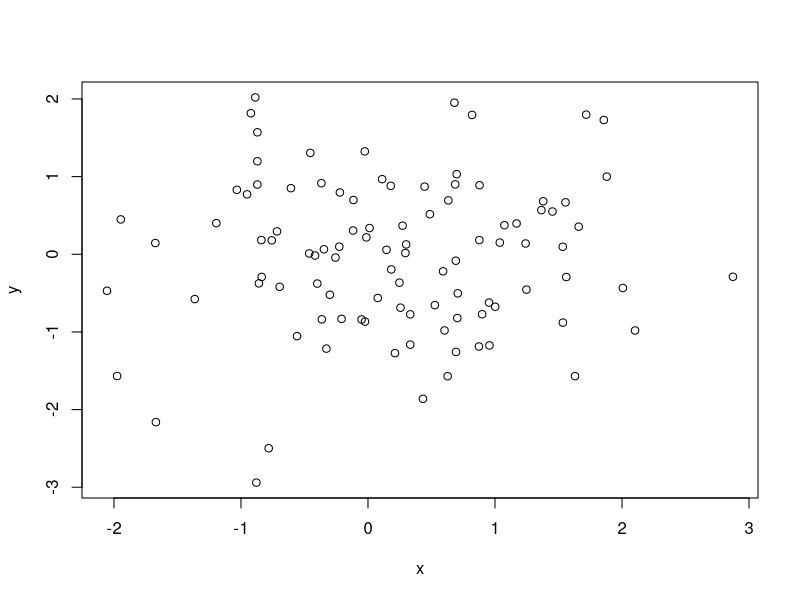
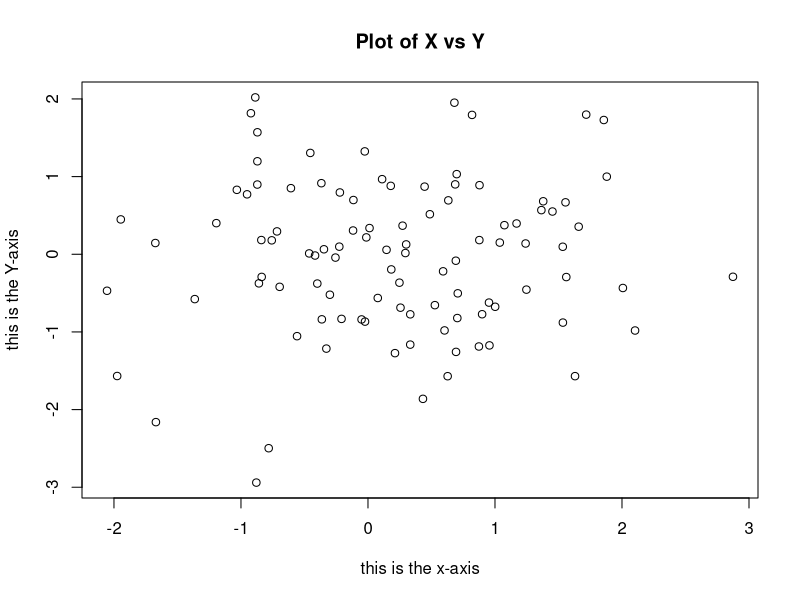
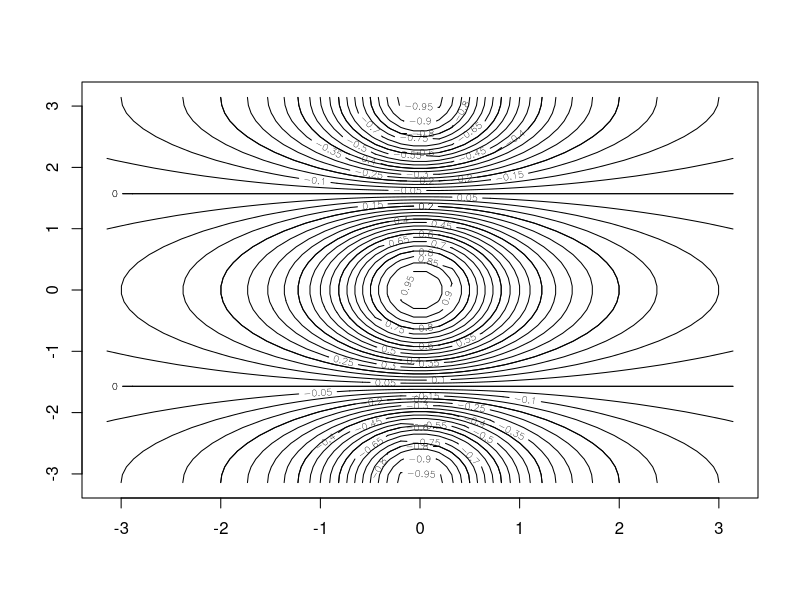
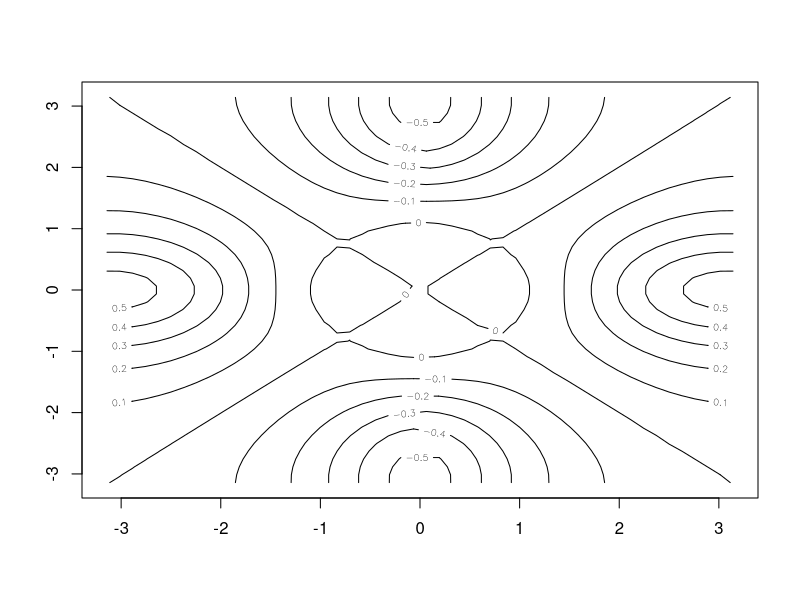
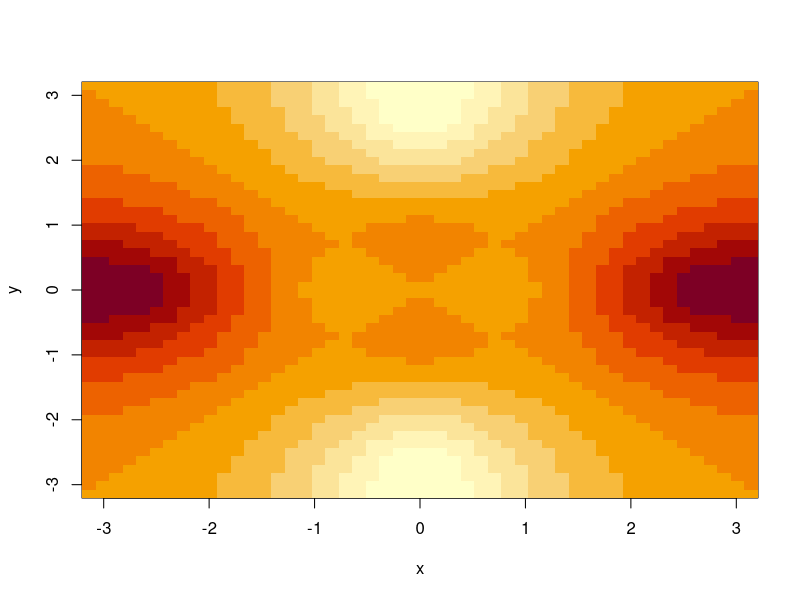
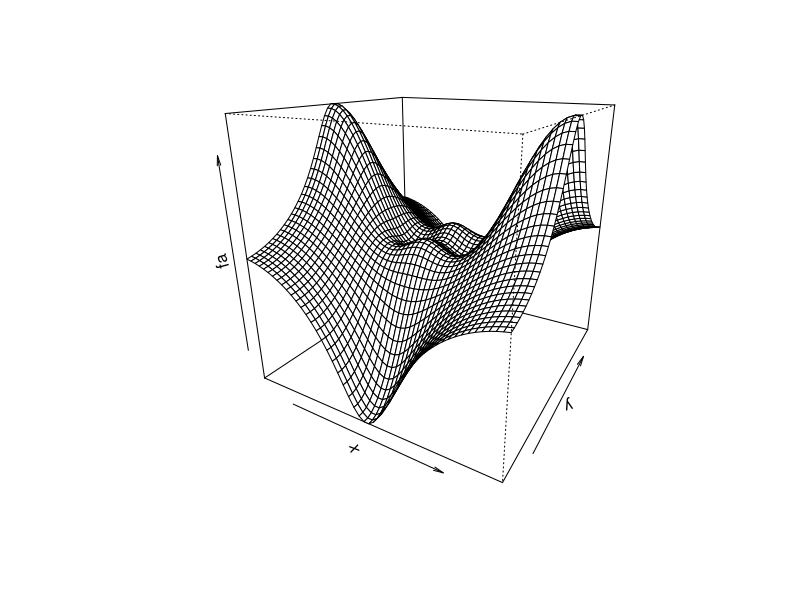
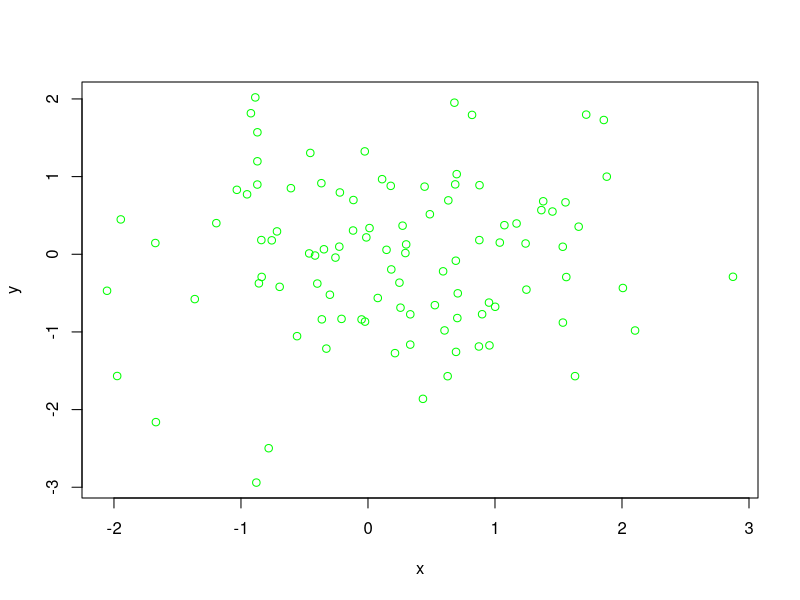

Source code (R) for these figures, in order:
# Title     : Graphics Basics
# Objective : Graphics functions
# Created by: grena
# Created on: 4/13/2020
path.expand("~\\examples")
x = rnorm(100,0,1)
y = rnorm(100,0,1)
plot(x,y)
plot(x,y,xlab="this is the x-axis", ylab = "this is the Y-axis", main="Plot of X vs Y")
pdf("Figure.pdf")
plot(x,y,col="green")
dev.off()
#we finished creating plot and can close file

x=seq(3,11)
y=3:11
#create sequence of numbers in two ways

#3-D graph
x=seq(-pi,pi,length=50)
y=x
f=outer(x,y,function(x,y)cos(y)/(1+x^2))
contour(x,y,f)
contour(x,y,f,nlevels=45,add=T)
fa = (f-t(f))/2
contour(x,y,fa,nlevels = 15)
image(x,y,fa)
persp(x,y,fa,theta=30,phi=20)
#3D visualisation theta and phi - angles of view
